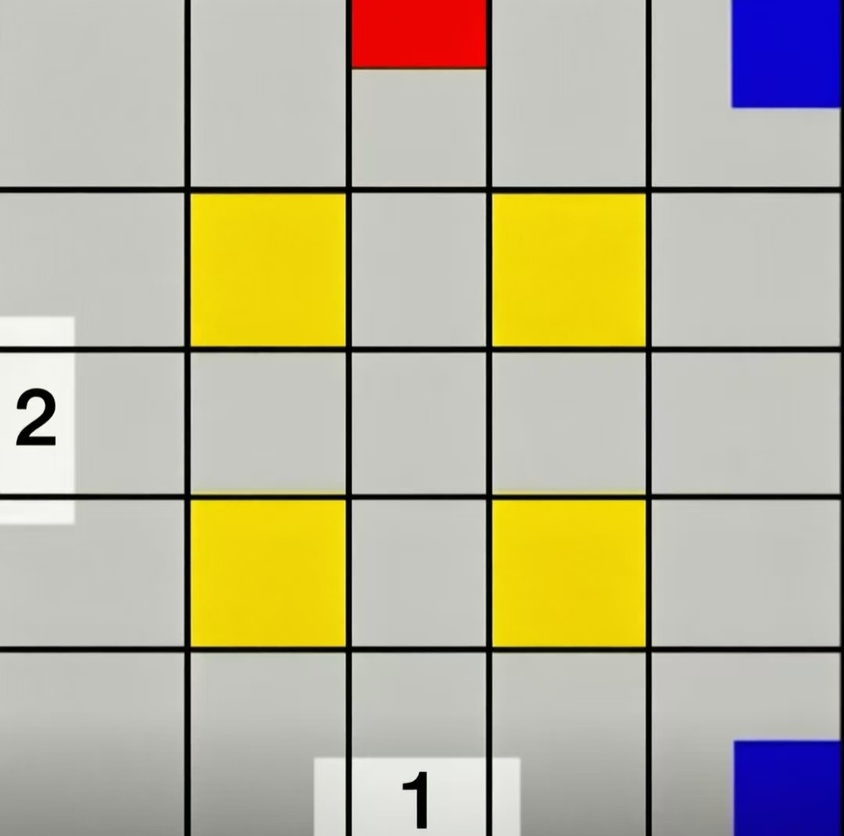
#> input picture map.jpg, 844 x 836 px, shrunk from 1080 x 1070 before the run, found by its file name
$ python glyph.py
#> lines starting #> are read from the running program, lines starting #| are printed output that depends on the picture
# -*- coding: utf-8 -*-
"""把指定像素区域的深色像素渲染成 ASCII，用于识别数字/文字。"""
import sys
import numpy as np
from PIL import Image

a = np.asarray(Image.open("map.jpg").convert("RGB")).astype(int)
lum = a.mean(axis=2)
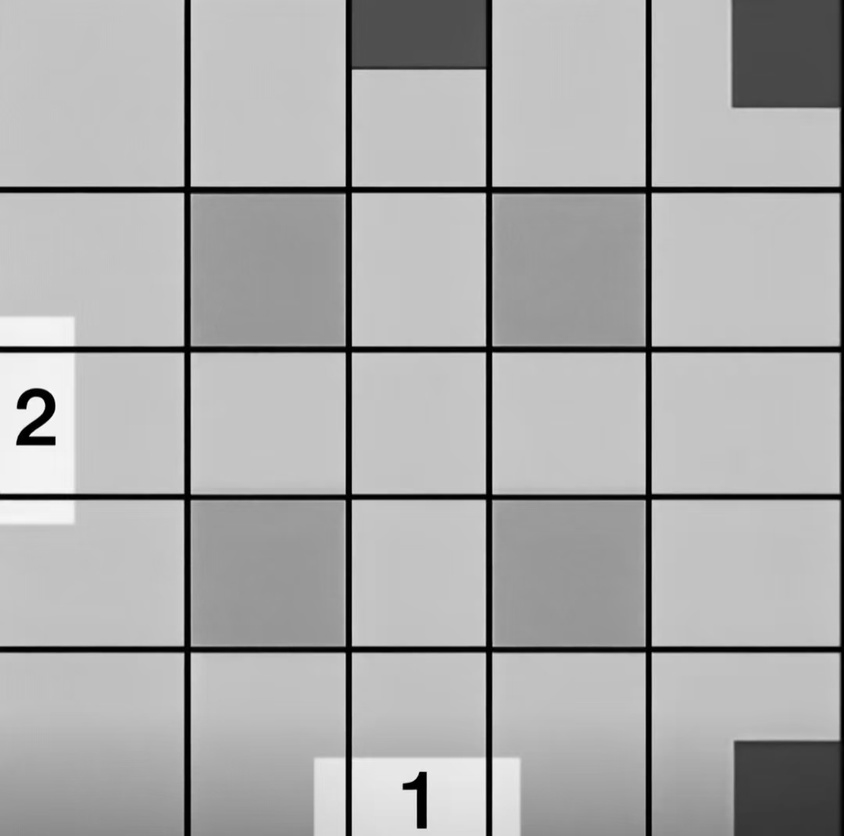
#> lum: shape (836, 844) float64; min 0, max 253.7, mean 171.7

#> (the run stopped early here; a loop or call above may not have finished)
